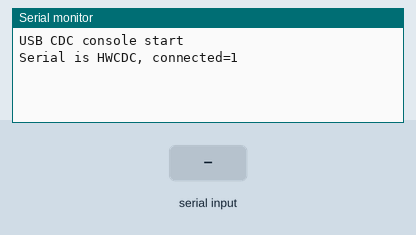
This sketch was run on a simulated ESP32-S3. Parts: the last lines printed to the serial monitor. The test bench sets the inputs (shaded band).

Above: at 1.2 s.
1.3 s: "ping\n" received over Serial
At 2.5 s:
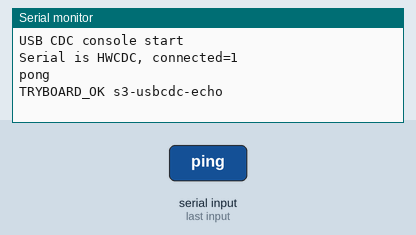
2.8 s: "1\n" received over Serial
At 3.6 s:
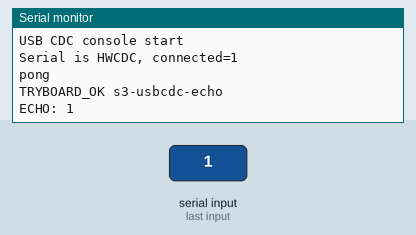

Measured:
- after the input at 1.3 s, the serial monitor: prints a new line at once (image 1)
- after the input at 2.8 s, the serial monitor: prints a new line at once (image 2)

The sketch:

s3-usbcdc-echo.ino
```cpp
// Arduino example: ESP32-S3 with "USB CDC On Boot" (M5 S3 default), so Serial is the USB-Serial-JTAG port.
// Prints a banner, then echoes each received line; "ping" answers "pong".
String line;
void setup() {
  Serial.begin(115200);
  Serial.println("USB CDC console start");
  Serial.printf("Serial is HWCDC, connected=%d\n", (bool)Serial);
}
void loop() {
  while (Serial.available()) {
    char c = Serial.read();
    if (c == '\n') {
      line.trim();
      if (line == "ping") {
        Serial.println("pong");
        Serial.println("TRYBOARD_OK s3-usbcdc-echo");
      } else {
        Serial.printf("ECHO: %s\n", line.c_str());
      }
      line = "";
    } else {
      line += c;
    }
  }
  delay(10);
}
```
